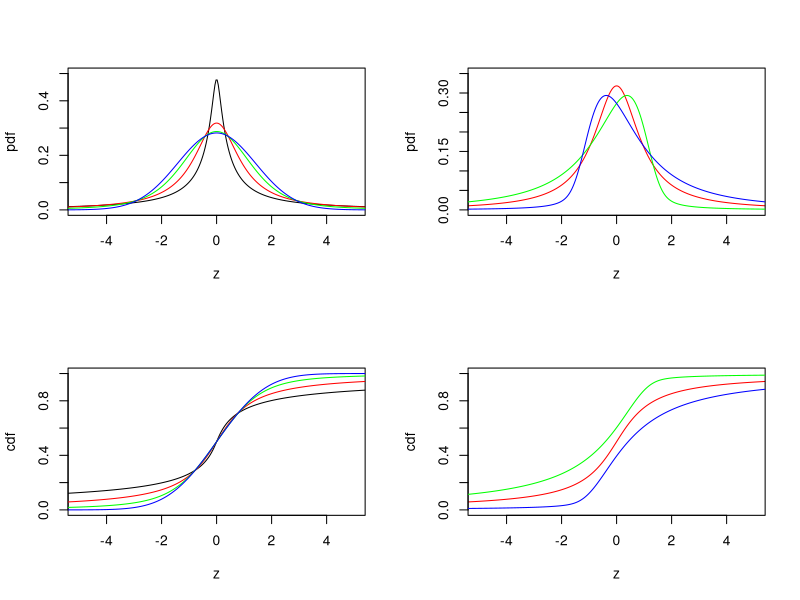

Write R code to recreate this figure.
# make sure both packages are installed

library(stabledist)
library(fBasics)
par(mfrow = c(2, 2))
z = seq(-6, 6, length = 300)

# thickness of tails
alpha = c(0.6, 1, 1.5, 2)
# skewness
beta = 0
# standard deviation
sigma = 1
# expectation
mu = 0

# stable pdfs for different tails (left side)
plot(z, dstable(z, alpha[1], beta, sigma, mu, 1), type = "l", xlim = c(-5, 5), ylim = c(0, 0.5), xlab = "z", ylab = "pdf")
lines(z, dstable(z, alpha[2], beta, sigma, mu, 1), col = "red")
lines(z, dstable(z, alpha[3], beta, sigma, mu, 1), col = "green")
lines(z, dstable(z, alpha[4], beta, sigma, mu, 1), col = "blue")


alpha = 1
beta = c(0, -0.8, 0.8)

# differently skewed stable pdfs (right side)
plot(z, dstable(z, alpha, beta[1], sigma, mu, 1), col = "red", type = "l", xlim = c(-5, 5), ylim = c(0, 0.35), xlab = "z", 
    ylab = "pdf")
lines(z, dstable(z, alpha, beta[2], sigma, mu, 1), col = "green")
lines(z, dstable(z, alpha, beta[3], sigma, mu, 1), col = "blue")




z = seq(-6, 6, length = 300)

alpha = c(0.6, 1, 1.5, 2)
beta = 0

# stable cdfs for different tails (left side)
plot(z, pstable(z, alpha[1], beta, sigma, mu, 1), type = "l", xlim = c(-5, 5), ylim = c(0, 1), xlab = "z", ylab = "cdf")
lines(z, pstable(z, alpha[2], beta, sigma, mu, 1), col = "red")
lines(z, pstable(z, alpha[3], beta, sigma, mu, 1), col = "green")
lines(z, pstable(z, alpha[4], beta, sigma, mu, 1), col = "blue")



alpha = 1
beta = c(0, -0.8, 0.8)

# differently skewed stable cdfs (right side)
plot(z, pstable(z, alpha, beta[1], sigma, mu, 1), col = "red", type = "l", xlim = c(-5, 5), ylim = c(0, 1), xlab = "z", 
    ylab = "cdf")
lines(z, pstable(z, alpha, beta[2], sigma, mu, 1), col = "green")
lines(z, pstable(z, alpha, beta[3], sigma, mu, 1), col = "blue") 
 TRUE
